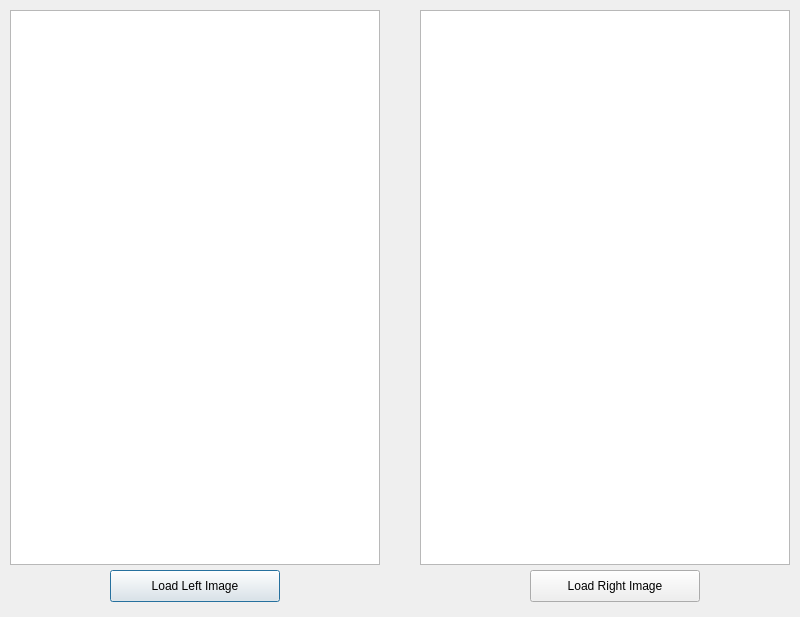
<?xml version="1.0" encoding="UTF-8"?>
<ui version="4.0">
 <class>TemplateMatchingUI</class>
 <widget class="QDialog" name="TemplateMatchingUI">
  <property name="geometry">
   <rect>
    <x>0</x>
    <y>0</y>
    <width>800</width>
    <height>617</height>
   </rect>
  </property>
  <property name="windowTitle">
   <string>TemplateMatchingUI</string>
  </property>
  <widget class="QGraphicsView" name="graphicsViewLeftImage">
   <property name="geometry">
    <rect>
     <x>10</x>
     <y>10</y>
     <width>370</width>
     <height>555</height>
    </rect>
   </property>
  </widget>
  <widget class="QGraphicsView" name="graphicsViewRightImage">
   <property name="geometry">
    <rect>
     <x>420</x>
     <y>10</y>
     <width>370</width>
     <height>555</height>
    </rect>
   </property>
  </widget>
  <widget class="QPushButton" name="pushButtonLeftImage">
   <property name="geometry">
    <rect>
     <x>110</x>
     <y>570</y>
     <width>170</width>
     <height>32</height>
    </rect>
   </property>
   <property name="text">
    <string>Load Left Image</string>
   </property>
  </widget>
  <widget class="QPushButton" name="pushButtonRightImage">
   <property name="geometry">
    <rect>
     <x>530</x>
     <y>570</y>
     <width>170</width>
     <height>32</height>
    </rect>
   </property>
   <property name="text">
    <string>Load Right Image</string>
   </property>
  </widget>
 </widget>
 <layoutdefault spacing="6" margin="11"/>
 <resources/>
 <connections/>
</ui>
